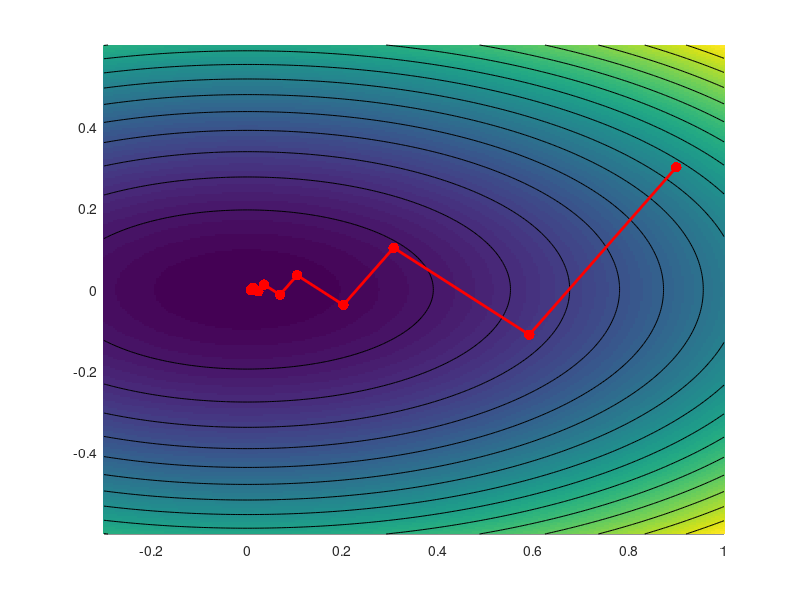

This chart was generated by the following MATLAB code: (Note: this script raises an error after producing the figure.)
%%
% Gradient descent on a quadratic function.

rep = 'results/';
[~,~] = mkdir(rep);

% x^2+a*y^2
a = 2;

gmode = 'large';
gmode = 'low';
gmode = 'search';
niter = 10;


for a=4 % [1 2 4 8 16]

N = 256;
tx = linspace(-.3,1,N);
ty = linspace(-.6,.6,N);
[Y,X] = meshgrid(ty,tx);

F = ( X.^2+a*Y.^2 )/2;


% initial point
x = .9; y = .3;
U = []; V = [];
for i=1:niter
    U(end+1) = x; V(end+1) = y;
    % min_t (x-t*gx)^2+a*(y-t*gy)^2
    %    (x-t*x)^2+a*(y-t*a*y)^2
    %    x^2*(1-t)^2+a*y^2*(1-a*t)^2
    %    x^2*(1-t)+y^2*a^2*(1-a*t)=0
    %   t*(x^2+a^3*y^2) = x^2+a^2*y^2
    %   t = (x^2+a^2*y^2)/(x^2+a^3*y^2)
    switch gmode
        case 'search'
            r = (x^2+a^2*y^2)/(x^2+a^3*y^2);
        case 'low'
            r = .1;
        case 'large'
            r = .52;
    end
    x = x - r*x; 
    y = y - r*a*y;
end

clf; hold on;
imagesc(tx,ty,F');
contour(tx,ty,F', 15, 'k');
plot(U,V, 'r.-', 'LineWidth', 2, 'MarkerSize', 23);
colormap parula(256);
axis image; axis off;
axis([min(tx) max(tx) min(ty) max(ty)]);
drawnow;


saveas(gcf, [rep 'gd-' num2str(a) '-' gmode '.png'], 'png');

end
